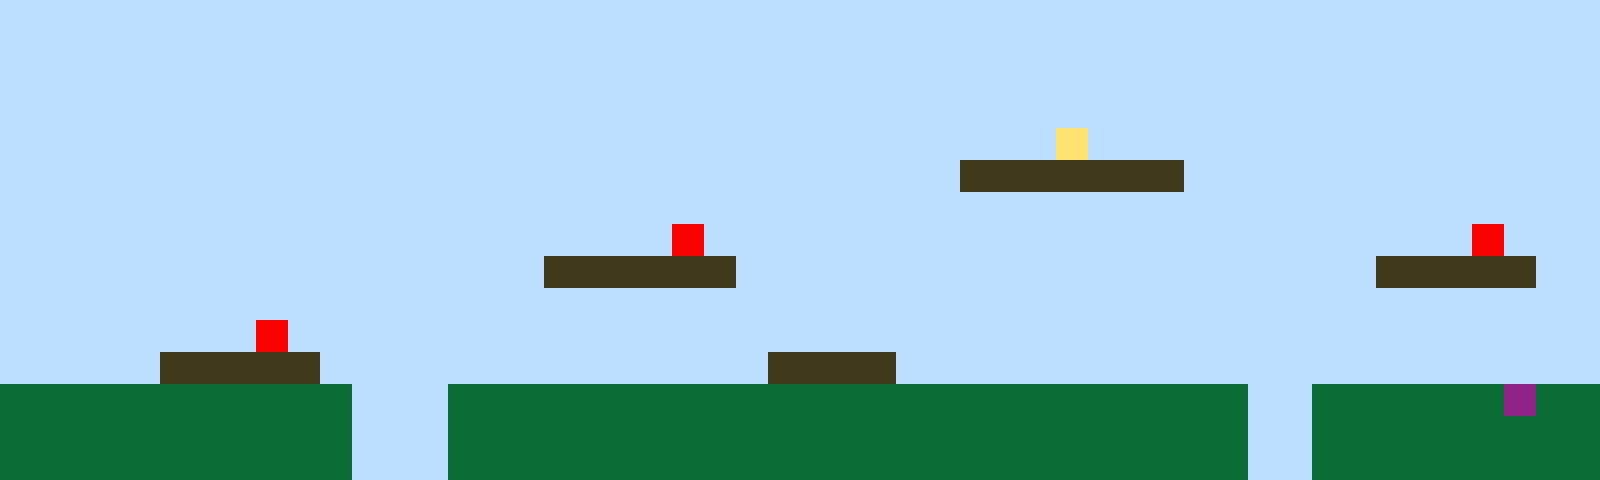

Rendered tile map (Tiled .tmx) drawn with the repository's tilesets; below, a short description and the full map source, tile grids included:
An orthogonal 50x15 tile map with 32x32 px tiles, 1 tile layer (Tile Layer 1).

<map version="1.10" tiledversion="1.11.2" orientation="orthogonal" renderorder="right-up" width="50" height="15" tilewidth="32" tileheight="32" infinite="0" nextlayerid="2" nextobjectid="1"><editorsettings><export target="map1.csv" format="csv" /></editorsettings><tileset firstgid="1" name="sprites" tilewidth="32" tileheight="32" tilecount="6" columns="3"><image source="sprites.png" width="96" height="64" /></tileset><layer id="1" name="Tile Layer 1" width="50" height="15"><data encoding="csv">1,1,1,1,1,1,1,1,1,1,1,1,1,1,1,1,1,1,1,1,1,1,1,1,1,1,1,1,1,1,1,1,1,1,1,1,1,1,1,1,1,1,1,1,1,1,1,1,1,1,1,1,1,1,1,1,1,1,1,1,1,1,1,1,1,1,1,1,1,1,1,1,1,1,1,1,1,1,1,1,1,1,1,1,1,1,1,1,1,1,1,1,1,1,1,1,1,1,1,1,1,1,1,1,1,1,1,1,1,1,1,1,1,1,1,1,1,1,1,1,1,1,1,1,1,1,1,1,1,1,1,1,1,1,1,1,1,1,1,1,1,1,1,1,1,1,1,1,1,1,1,1,1,1,1,1,1,1,1,1,1,1,1,1,1,1,1,1,1,1,1,1,1,1,1,1,1,1,1,1,1,1,1,1,1,1,1,1,1,1,1,1,1,1,1,1,1,1,1,1,1,1,1,1,1,1,1,1,1,1,1,1,1,1,1,1,1,1,1,1,1,1,1,1,1,1,1,1,1,1,1,1,1,4,1,1,1,1,1,1,1,1,1,1,1,1,1,1,1,1,1,1,1,1,1,1,1,1,1,1,1,1,1,1,1,1,1,1,1,1,1,1,1,1,1,1,1,1,1,1,3,3,3,3,3,3,3,1,1,1,1,1,1,1,1,1,1,1,1,1,1,1,1,1,1,1,1,1,1,1,1,1,1,1,1,1,1,1,1,1,1,1,1,1,1,1,1,1,1,1,1,1,1,1,1,1,1,1,1,1,1,1,1,1,1,1,1,1,1,1,1,1,1,1,1,1,1,1,1,1,1,1,1,1,1,1,1,1,1,1,1,5,1,1,1,1,1,1,1,1,1,1,1,1,1,1,1,1,1,1,1,1,1,1,1,1,5,1,1,1,1,1,1,1,1,1,1,1,1,1,1,1,1,1,1,1,1,3,3,3,3,3,3,1,1,1,1,1,1,1,1,1,1,1,1,1,1,1,1,1,1,1,1,3,3,3,3,3,1,1,1,1,1,1,1,1,1,1,1,1,1,1,1,1,1,1,1,1,1,1,1,1,1,1,1,1,1,1,1,1,1,1,1,1,1,1,1,1,1,1,1,1,1,1,1,1,1,1,1,1,1,1,1,1,1,1,1,1,5,1,1,1,1,1,1,1,1,1,1,1,1,1,1,1,1,1,1,1,1,1,1,1,1,1,1,1,1,1,1,1,1,1,1,1,1,1,1,1,1,1,1,1,1,1,1,3,3,3,3,3,1,1,1,1,1,1,1,1,1,1,1,1,1,1,3,3,3,3,1,1,1,1,1,1,1,1,1,1,1,1,1,1,1,1,1,1,1,1,1,1,2,2,2,2,2,2,2,2,2,2,2,1,1,1,2,2,2,2,2,2,2,2,2,2,2,2,2,2,2,2,2,2,2,2,2,2,2,2,2,1,1,2,2,2,2,2,2,6,2,2,2,2,2,2,2,2,2,2,2,2,2,1,1,1,2,2,2,2,2,2,2,2,2,2,2,2,2,2,2,2,2,2,2,2,2,2,2,2,2,1,1,2,2,2,2,2,2,2,2,2,2,2,2,2,2,2,2,2,2,2,2,1,1,1,2,2,2,2,2,2,2,2,2,2,2,2,2,2,2,2,2,2,2,2,2,2,2,2,2,1,1,2,2,2,2,2,2,2,2,2</data></layer></map>
